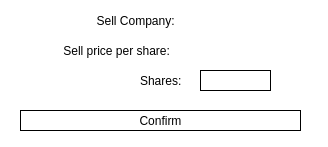
<?xml version="1.0" encoding="UTF-8"?>
<ui version="4.0">
 <class>MainWindow</class>
 <widget class="QMainWindow" name="MainWindow">
  <property name="geometry">
   <rect>
    <x>0</x>
    <y>0</y>
    <width>328</width>
    <height>147</height>
   </rect>
  </property>
  <property name="windowTitle">
   <string>MainWindow</string>
  </property>
  <property name="styleSheet">
   <string notr="true">background-color:white;</string>
  </property>
  <widget class="QWidget" name="centralwidget">
   <widget class="QLabel" name="label_2">
    <property name="geometry">
     <rect>
      <x>60</x>
      <y>40</y>
      <width>131</width>
      <height>21</height>
     </rect>
    </property>
    <property name="font">
     <font>
      <weight>50</weight>
      <bold>false</bold>
     </font>
    </property>
    <property name="styleSheet">
     <string notr="true">QLabel{
color:black;}</string>
    </property>
    <property name="text">
     <string> Sell price per share: </string>
    </property>
   </widget>
   <widget class="QLabel" name="label_3">
    <property name="geometry">
     <rect>
      <x>200</x>
      <y>10</y>
      <width>41</width>
      <height>21</height>
     </rect>
    </property>
    <property name="font">
     <font>
      <weight>75</weight>
      <bold>true</bold>
     </font>
    </property>
    <property name="styleSheet">
     <string notr="true">QLabel{
color:black;}</string>
    </property>
    <property name="text">
     <string/>
    </property>
   </widget>
   <widget class="QLabel" name="sell_stockName">
    <property name="geometry">
     <rect>
      <x>200</x>
      <y>40</y>
      <width>61</width>
      <height>21</height>
     </rect>
    </property>
    <property name="font">
     <font>
      <weight>75</weight>
      <bold>true</bold>
     </font>
    </property>
    <property name="styleSheet">
     <string notr="true">QLabel{
color:black;}</string>
    </property>
    <property name="text">
     <string/>
    </property>
   </widget>
   <widget class="QLineEdit" name="share_edit">
    <property name="enabled">
     <bool>false</bool>
    </property>
    <property name="geometry">
     <rect>
      <x>200</x>
      <y>70</y>
      <width>71</width>
      <height>21</height>
     </rect>
    </property>
    <property name="styleSheet">
     <string notr="true">QLineEdit{
color:black;
border:1px solid;
}
</string>
    </property>
   </widget>
   <widget class="QLabel" name="label">
    <property name="geometry">
     <rect>
      <x>90</x>
      <y>10</y>
      <width>101</width>
      <height>21</height>
     </rect>
    </property>
    <property name="styleSheet">
     <string notr="true">QLabel{
color:black;}</string>
    </property>
    <property name="text">
     <string>  Sell Company:</string>
    </property>
   </widget>
   <widget class="QPushButton" name="btn_sell">
    <property name="geometry">
     <rect>
      <x>20</x>
      <y>110</y>
      <width>281</width>
      <height>21</height>
     </rect>
    </property>
    <property name="styleSheet">
     <string notr="true">QPushButton{
border:1px solid;
border-radius:15px;
color:black;
}

QPushButton:hover
{
background-color: white;

}
QPushButton:pressed
{
background-color:rgb(204, 204, 204);

}</string>
    </property>
    <property name="text">
     <string>Confirm</string>
    </property>
   </widget>
   <widget class="QLabel" name="label_4">
    <property name="geometry">
     <rect>
      <x>140</x>
      <y>70</y>
      <width>51</width>
      <height>21</height>
     </rect>
    </property>
    <property name="styleSheet">
     <string notr="true">QLabel{
color:black;}</string>
    </property>
    <property name="text">
     <string>Shares:</string>
    </property>
   </widget>
  </widget>
 </widget>
 <resources/>
 <connections/>
</ui>
